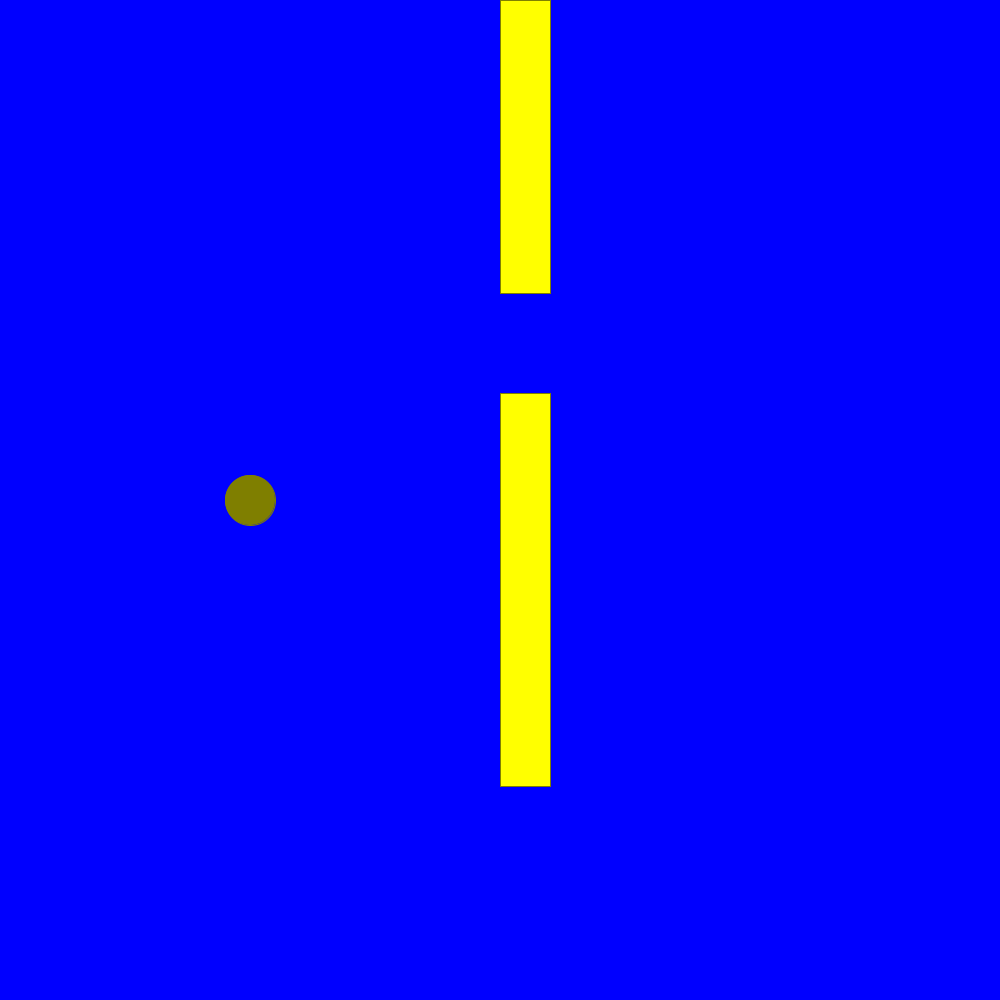
Frame 1 (no input)
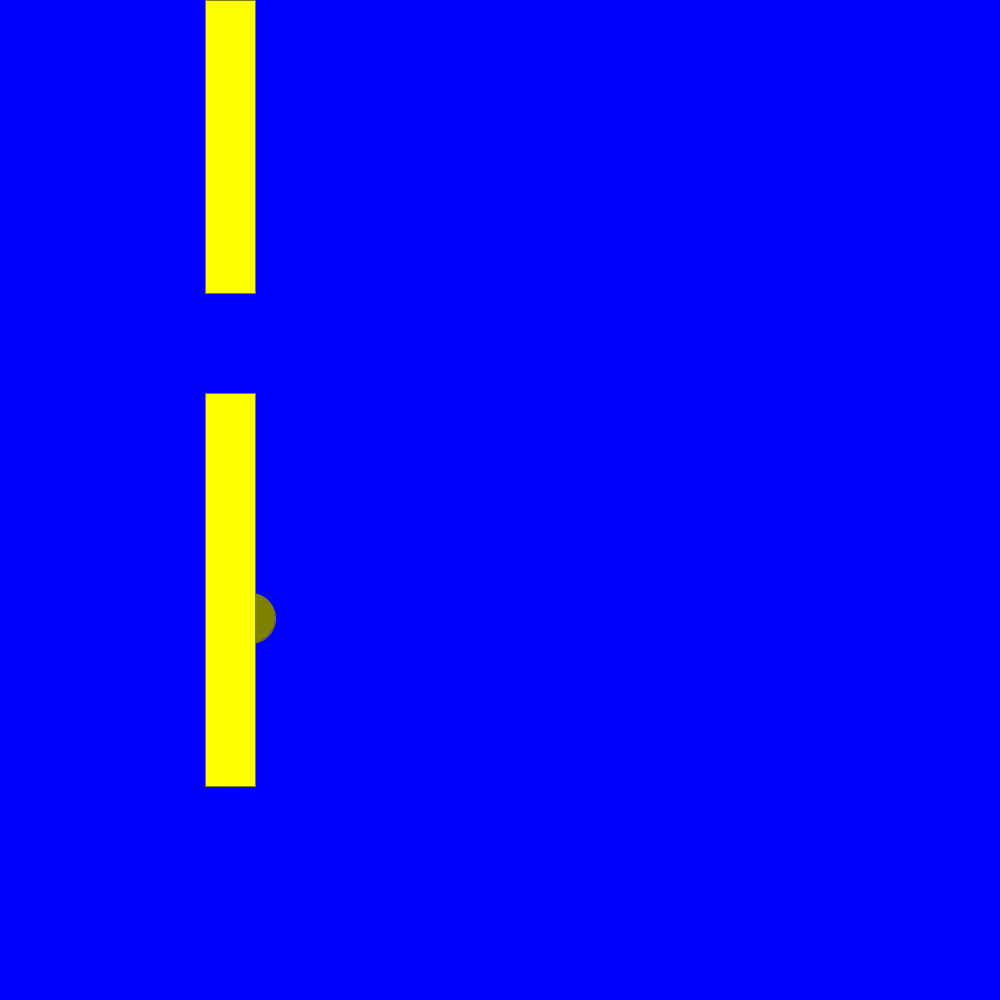
Frame 60 (the mouse pressed at the canvas centre just before this capture)
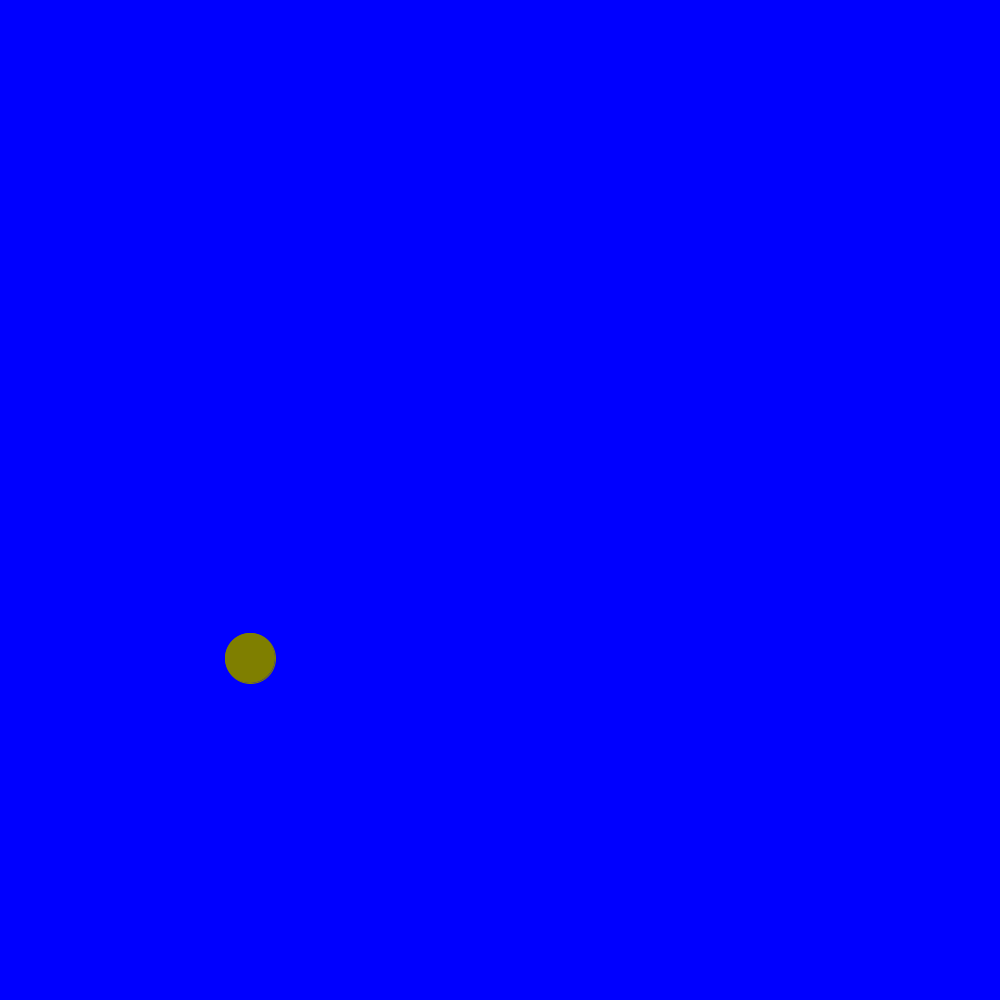
Frame 120 (the mouse held since frame 60 and released just before this capture)

The Processing sketch that drew these frames (run headless with seeded random() and noise(); from frame 60 on, the mouse is pressed at the canvas centre):

// Processing sketch: flappy_bird
// ── flappy_bird.pde
int Y= 500;
int X= 250;



int pipeX= 500;



int upperPipeHeight= (int) random(100, 400);




int pipeGap= 100;
int lowerY= upperPipeHeight + pipeGap;
int lowerPipeHeight= lowerY;

int birdYVelocity= 80;
int gravity= 1;

void draw() {
  background (0, 0, 255);
  fill (127, 127, 0);
  stroke (127, 127, 0);
  ellipse (X, Y, 50, 50);
  Y= Y+2;
  fill (255, 255, 0);
  rect (pipeX, 0, 50, upperPipeHeight);  
  fill (255, 255, 0); 
  rect (pipeX, lowerY, 50, lowerPipeHeight); 
  pipeX= pipeX-5;
  
  teleportPipes();
}


void setup() {
  size (1000, 1000);

   
}

void mousePressed() {
  Y= Y - birdYVelocity;
  
}

  void teleportPipes() {
      if (pipeX== (-50)) {
   pipeX= 1050;
  upperPipeHeight= (int) random(100, 400);
  lowerPipeHeight=  (int) random(100, 800);
  }
    
  }
